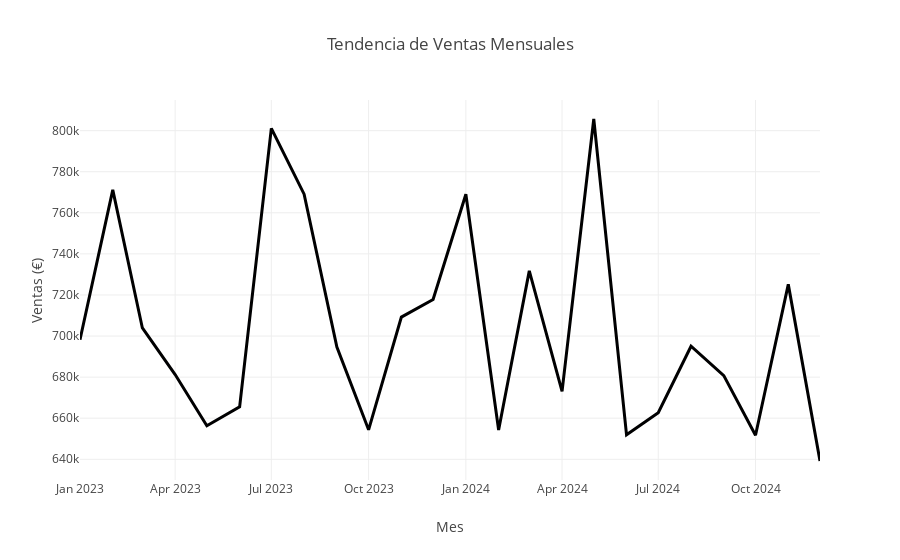

Notebook cell for this chart:
### Code cell
# gráfico de lineas
fig_mes = px.line(df_mes, x='fecha', y='venta_total',
                  title='Tendencia de Ventas Mensuales',
                  labels={'venta_total': 'Ventas (€)', 'fecha': 'Mes'})

fig_mes.update_traces(line=dict(width=3))
#fig_mes.show()

### Figure 1 — Plotly figure (JSON) as saved in the notebook; plotly's stock layout.template omitted (floating-point values rounded to 4 significant figures)
{"data": [{"hovertemplate": "Mes=%{x}<br>Ventas (€)=%{y}<extra></extra>", "legendgroup": "", "line": {"color": "#000001", "dash": "solid", "width": 3}, "marker": {"symbol": "circle"}, "mode": "lines", "name": "", "orientation": "v", "showlegend": false, "type": "scatter", "x": ["2023-01", "2023-02", "2023-03", "2023-04", "2023-05", "2023-06", "2023-07", "2023-08", "2023-09", "2023-10", "2023-11", "2023-12", "2024-01", "2024-02", "2024-03", "2024-04", "2024-05", "2024-06", "2024-07", "2024-08", "2024-09", "2024-10", "2024-11", "2024-12"], "xaxis": "x", "y": [698200.0, 771200.0, 703900.0, 681200.0, 656300.0, 665500.0, 801100.0, 769100.0, 694700.0, 654400.0, 709200.0, 717800.0, 769100.0, 654200.0, 731700.0, 673100.0, 805700.0, 651900.0, 662700.0, 695000.0, 680700.0, 651700.0, 725200.0, 639200.0], "yaxis": "y"}], "layout": {"legend": {"tracegroupgap": 0}, "title": {"text": "Tendencia de Ventas Mensuales"}, "xaxis": {"anchor": "y", "domain": [0, 1], "title": {"text": "Mes"}}, "yaxis": {"anchor": "x", "domain": [0, 1], "title": {"text": "Ventas (€)"}}}}
